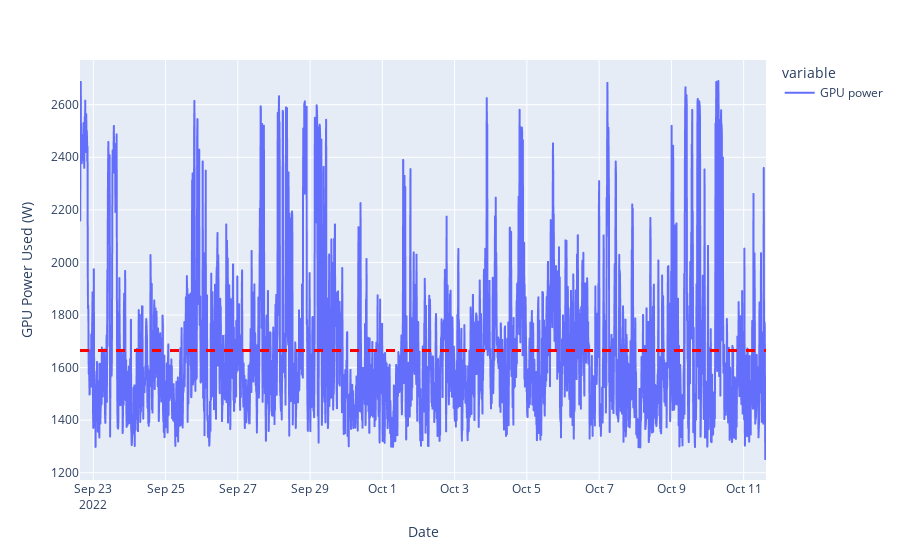

The code cell stored with this chart in its notebook:
### Markdown cell above
# Power usage per GPU

### Code cell
mean_grouping = carbondf.groupby(pd.Grouper(key = 'time', freq='10min')).mean()
mean_grouping['date']= mean_grouping.index
fig3= mean_grouping.plot(x="date", y=["GPU power"], kind="line")
fig3.update_layout(
    xaxis_title= "Date",
    yaxis_title="GPU Power Used (W)",
)
fig3.add_hline(y=mean_grouping['GPU power'].mean(), line_width=3, line_dash="dash", line_color="red",name='avg power')

### Figure 1 — Plotly figure (JSON) as saved in the notebook; plotly's stock layout.template omitted (floating-point values rounded to 4 significant figures; data arrays with more than 128 entries replaced by an {"elided": "..."} marker saying what was removed)
{"data": [{"hovertemplate": "variable=GPU power<br>date=%{x}<br>value=%{y}<extra></extra>", "legendgroup": "GPU power", "line": {"color": "#636efa", "dash": "solid"}, "marker": {"symbol": "circle"}, "mode": "lines", "name": "GPU power", "showlegend": true, "type": "scattergl", "x": {"elided": "2735 str values"}, "xaxis": "x", "y": {"elided": "2735 float values"}, "yaxis": "y"}], "layout": {"legend": {"title": {"text": "variable"}, "tracegroupgap": 0}, "margin": {"t": 60}, "shapes": [{"line": {"color": "red", "dash": "dash", "width": 3}, "name": "avg power", "type": "line", "x0": 0, "x1": 1, "xref": "x domain", "y0": 1665.0, "y1": 1665.0, "yref": "y"}], "xaxis": {"anchor": "y", "domain": [0, 1], "title": {"text": "Date"}}, "yaxis": {"anchor": "x", "domain": [0, 1], "title": {"text": "GPU Power Used (W)"}}}}
